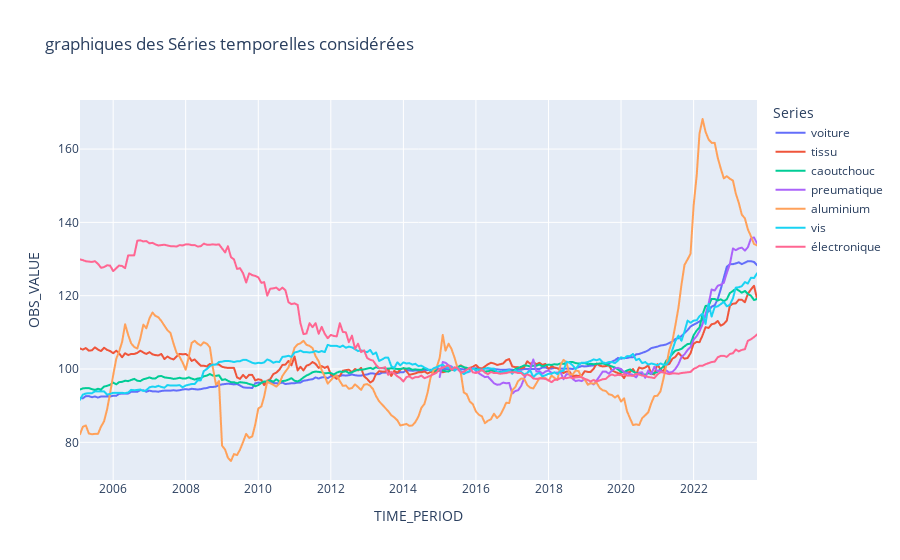

Notebook cell for this chart:
### Code cell
##On va donc utiliser d'autres données pour expliciter la méthode des ECM
init_conn(insee_key='OhPJjhlU6BcU1jgxYWzIWq1RcUka', insee_secret='pjqgGXAy7co3cMD4zZ8aytN5tq4a')
prix_voit_insee = get_series('010534366')
prix_voit = prix_voit_insee.loc[:,['TIME_PERIOD','OBS_VALUE']]
prix_voit['TIME_PERIOD'] = pd.to_datetime(prix_voit['TIME_PERIOD'])
prix_voit.set_index('TIME_PERIOD',inplace=True)
prix_voit["Series"]="voiture"
prix_tissu_insee = get_series('010534078')
prix_tissu = prix_tissu_insee.loc[:,['TIME_PERIOD','OBS_VALUE']]
prix_tissu['TIME_PERIOD'] = pd.to_datetime(prix_tissu['TIME_PERIOD'])
prix_tissu.set_index('TIME_PERIOD',inplace=True)
prix_tissu["Series"]="tissu"
prix_caoutc_insee = get_series('010534200')
prix_caoutc = prix_caoutc_insee.loc[:,['TIME_PERIOD','OBS_VALUE']]
prix_caoutc['TIME_PERIOD'] = pd.to_datetime(prix_caoutc['TIME_PERIOD'])
prix_caoutc.set_index('TIME_PERIOD',inplace=True)
prix_caoutc["Series"]="caoutchouc"
prix_pneum_insee = get_series('010534202')
prix_pneum = prix_pneum_insee.loc[:,['TIME_PERIOD','OBS_VALUE']]
prix_pneum['TIME_PERIOD'] = pd.to_datetime(prix_pneum['TIME_PERIOD'])
prix_pneum.set_index('TIME_PERIOD',inplace=True)
prix_pneum["Series"]="preumatique"
prix_alu_insee = get_series('010534272')
prix_alu = prix_alu_insee.loc[:,['TIME_PERIOD','OBS_VALUE']]
prix_alu['TIME_PERIOD'] = pd.to_datetime(prix_alu['TIME_PERIOD'])
prix_alu.set_index('TIME_PERIOD',inplace=True)
prix_alu["Series"]="aluminium"
prix_vis_insee = get_series('010534314')
prix_vis = prix_vis_insee.loc[:,['TIME_PERIOD','OBS_VALUE']]
prix_vis['TIME_PERIOD'] = pd.to_datetime(prix_vis['TIME_PERIOD'])
prix_vis.set_index('TIME_PERIOD',inplace=True)
prix_vis["Series"]="vis"
prix_electro_insee = get_series('010534318')
prix_electro = prix_electro_insee.loc[:,['TIME_PERIOD','OBS_VALUE']]
prix_electro['TIME_PERIOD'] = pd.to_datetime(prix_electro['TIME_PERIOD'])
prix_electro.set_index('TIME_PERIOD',inplace=True)
prix_electro["Series"]="électronique"
data_plot = pd.concat([prix_voit,prix_tissu,prix_caoutc,prix_pneum,prix_alu,prix_vis,prix_electro])
data_plot = data_plot[data_plot.index>"2005-01-31"]
fig = px.line(data_plot, x=data_plot.index, y='OBS_VALUE', color='Series', title = "graphiques des Séries temporelles considérées", hover_data={'OBS_VALUE':':.2f'})
fig.show()

### Figure 1 — Plotly figure (JSON) as saved in the notebook; plotly's stock layout.template omitted (floating-point values rounded to 4 significant figures; data arrays with more than 128 entries replaced by an {"elided": "..."} marker saying what was removed)
{"data": [{"hovertemplate": "Series=voiture<br>TIME_PERIOD=%{x}<br>OBS_VALUE=%{y:.2f}<extra></extra>", "legendgroup": "voiture", "line": {"color": "#636efa", "dash": "solid"}, "marker": {"symbol": "circle"}, "mode": "lines", "name": "voiture", "showlegend": true, "type": "scattergl", "x": {"elided": "225 str values"}, "xaxis": "x", "y": {"elided": "225 float values"}, "yaxis": "y"}, {"hovertemplate": "Series=tissu<br>TIME_PERIOD=%{x}<br>OBS_VALUE=%{y:.2f}<extra></extra>", "legendgroup": "tissu", "line": {"color": "#EF553B", "dash": "solid"}, "marker": {"symbol": "circle"}, "mode": "lines", "name": "tissu", "showlegend": true, "type": "scattergl", "x": {"elided": "225 str values"}, "xaxis": "x", "y": {"elided": "225 float values"}, "yaxis": "y"}, {"hovertemplate": "Series=caoutchouc<br>TIME_PERIOD=%{x}<br>OBS_VALUE=%{y:.2f}<extra></extra>", "legendgroup": "caoutchouc", "line": {"color": "#00cc96", "dash": "solid"}, "marker": {"symbol": "circle"}, "mode": "lines", "name": "caoutchouc", "showlegend": true, "type": "scattergl", "x": {"elided": "225 str values"}, "xaxis": "x", "y": {"elided": "225 float values"}, "yaxis": "y"}, {"hovertemplate": "Series=preumatique<br>TIME_PERIOD=%{x}<br>OBS_VALUE=%{y:.2f}<extra></extra>", "legendgroup": "preumatique", "line": {"color": "#ab63fa", "dash": "solid"}, "marker": {"symbol": "circle"}, "mode": "lines", "name": "preumatique", "showlegend": true, "type": "scattergl", "x": ["2015-01-01T00:00:00", "2015-02-01T00:00:00", "2015-03-01T00:00:00", "2015-04-01T00:00:00", "2015-05-01T00:00:00", "2015-06-01T00:00:00", "2015-07-01T00:00:00", "2015-08-01T00:00:00", "2015-09-01T00:00:00", "2015-10-01T00:00:00", "2015-11-01T00:00:00", "2015-12-01T00:00:00", "2016-01-01T00:00:00", "2016-02-01T00:00:00", "2016-03-01T00:00:00", "2016-04-01T00:00:00", "2016-05-01T00:00:00", "2016-06-01T00:00:00", "2016-07-01T00:00:00", "2016-08-01T00:00:00", "2016-09-01T00:00:00", "2016-10-01T00:00:00", "2016-11-01T00:00:00", "2016-12-01T00:00:00", "2017-01-01T00:00:00", "2017-02-01T00:00:00", "2017-03-01T00:00:00", "2017-04-01T00:00:00", "2017-05-01T00:00:00", "2017-06-01T00:00:00", "2017-07-01T00:00:00", "2017-08-01T00:00:00", "2017-09-01T00:00:00", "2017-10-01T00:00:00", "2017-11-01T00:00:00", "2017-12-01T00:00:00", "2018-01-01T00:00:00", "2018-02-01T00:00:00", "2018-03-01T00:00:00", "2018-04-01T00:00:00", "2018-05-01T00:00:00", "2018-06-01T00:00:00", "2018-07-01T00:00:00", "2018-08-01T00:00:00", "2018-09-01T00:00:00", "2018-10-01T00:00:00", "2018-11-01T00:00:00", "2018-12-01T00:00:00", "2019-01-01T00:00:00", "2019-02-01T00:00:00", "2019-03-01T00:00:00", "2019-04-01T00:00:00", "2019-05-01T00:00:00", "2019-06-01T00:00:00", "2019-07-01T00:00:00", "2019-08-01T00:00:00", "2019-09-01T00:00:00", "2019-10-01T00:00:00", "2019-11-01T00:00:00", "2019-12-01T00:00:00", "2020-01-01T00:00:00", "2020-02-01T00:00:00", "2020-03-01T00:00:00", "2020-04-01T00:00:00", "2020-05-01T00:00:00", "2020-06-01T00:00:00", "2020-07-01T00:00:00", "2020-08-01T00:00:00", "2020-09-01T00:00:00", "2020-10-01T00:00:00", "2020-11-01T00:00:00", "2020-12-01T00:00:00", "2021-01-01T00:00:00", "2021-02-01T00:00:00", "2021-03-01T00:00:00", "2021-04-01T00:00:00", "2021-05-01T00:00:00", "2021-06-01T00:00:00", "2021-07-01T00:00:00", "2021-08-01T00:00:00", "2021-09-01T00:00:00", "2021-10-01T00:00:00", "2021-11-01T00:00:00", "2021-12-01T00:00:00", "2022-01-01T00:00:00", "2022-02-01T00:00:00", "2022-03-01T00:00:00", "2022-04-01T00:00:00", "2022-05-01T00:00:00", "2022-06-01T00:00:00", "2022-07-01T00:00:00", "2022-08-01T00:00:00", "2022-09-01T00:00:00", "2022-10-01T00:00:00", "2022-11-01T00:00:00", "2022-12-01T00:00:00", "2023-01-01T00:00:00", "2023-02-01T00:00:00", "2023-03-01T00:00:00", "2023-04-01T00:00:00", "2023-05-01T00:00:00", "2023-06-01T00:00:00", "2023-07-01T00:00:00", "2023-08-01T00:00:00", "2023-09-01T00:00:00", "2023-10-01T00:00:00"], "xaxis": "x", "y": [97.8, 101.9, 101.7, 101, 100.7, 100, 99.9, 99.3, 99.2, 99, 99.3, 100.3, 99.5, 98.8, 98.3, 97.8, 97.9, 97, 96.1, 95.7, 95.8, 96.3, 96.1, 96.2, 93.3, 94, 94.2, 95.4, 97.5, 98.9, 100.1, 102.6, 99.3, 99.4, 98.7, 99.3, 99.6, 98.9, 99, 99, 99.2, 97.2, 98.6, 98.5, 97.3, 96.7, 96.9, 96.7, 97.3, 95.7, 96.2, 95.8, 96.9, 98.1, 99.3, 99.3, 98.7, 99.6, 100.2, 100.3, 100, 99.1, 98.9, 98.6, 98.4, 97.7, 99, 99.1, 97.6, 99.6, 98.6, 100.6, 99.4, 99.6, 99, 99.6, 99, 99.2, 100, 101.3, 103.3, 104, 105.2, 106, 108, 109, 110.3, 112.2, 115, 117.8, 121.7, 121.4, 122.7, 123, 123.5, 126.2, 128.6, 132.9, 132.4, 132.9, 133.1, 132.3, 133.2, 135.6, 135.9, 134.3], "yaxis": "y"}, {"hovertemplate": "Series=aluminium<br>TIME_PERIOD=%{x}<br>OBS_VALUE=%{y:.2f}<extra></extra>", "legendgroup": "aluminium", "line": {"color": "#FFA15A", "dash": "solid"}, "marker": {"symbol": "circle"}, "mode": "lines", "name": "aluminium", "showlegend": true, "type": "scattergl", "x": {"elided": "225 str values"}, "xaxis": "x", "y": {"elided": "225 float values"}, "yaxis": "y"}, {"hovertemplate": "Series=vis<br>TIME_PERIOD=%{x}<br>OBS_VALUE=%{y:.2f}<extra></extra>", "legendgroup": "vis", "line": {"color": "#19d3f3", "dash": "solid"}, "marker": {"symbol": "circle"}, "mode": "lines", "name": "vis", "showlegend": true, "type": "scattergl", "x": {"elided": "225 str values"}, "xaxis": "x", "y": {"elided": "225 float values"}, "yaxis": "y"}, {"hovertemplate": "Series=électronique<br>TIME_PERIOD=%{x}<br>OBS_VALUE=%{y:.2f}<extra></extra>", "legendgroup": "électronique", "line": {"color": "#FF6692", "dash": "solid"}, "marker": {"symbol": "circle"}, "mode": "lines", "name": "électronique", "showlegend": true, "type": "scattergl", "x": {"elided": "225 str values"}, "xaxis": "x", "y": {"elided": "225 float values"}, "yaxis": "y"}], "layout": {"autosize": true, "legend": {"title": {"text": "Series"}, "tracegroupgap": 0}, "title": {"text": "graphiques des Séries temporelles considérées"}, "xaxis": {"anchor": "y", "autorange": true, "domain": [0, 1], "range": ["2005-02-01", "2023-10-01"], "title": {"text": "TIME_PERIOD"}, "type": "date"}, "yaxis": {"anchor": "x", "autorange": true, "domain": [0, 1], "range": [69.72, 173.4], "title": {"text": "OBS_VALUE"}, "type": "linear"}}}
